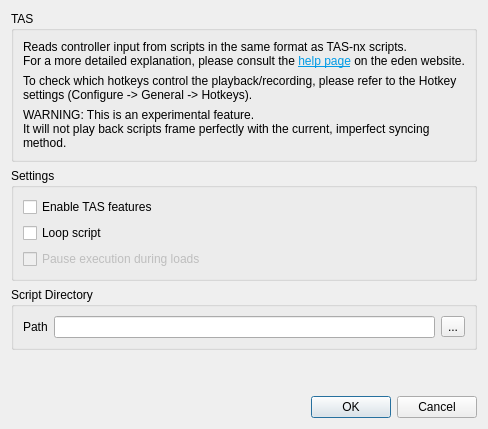
<?xml version="1.0" encoding="UTF-8"?>
<ui version="4.0">
 <class>ConfigureTas</class>
 <widget class="QDialog" name="ConfigureTas">
  <layout class="QVBoxLayout" name="verticalLayout_1">
   <item>
    <layout class="QHBoxLayout" name="horizontalLayout_1">
     <item>
      <widget class="QGroupBox" name="groupBox_1">
       <property name="title">
        <string>TAS</string>
       </property>
       <layout class="QGridLayout" name="gridLayout_1">
        <item row="0" column="0" colspan="4">
         <widget class="QLabel" name="label_1">
          <property name="text">
           <string>&lt;html&gt;&lt;head/&gt;&lt;body&gt;&lt;p&gt;Reads controller input from scripts in the same format as TAS-nx scripts.&lt;br/&gt;For a more detailed explanation, please consult the &lt;a href=&quot;https://eden-emu.org/help/feature/tas/&quot;&gt;&lt;span style=&quot; text-decoration: underline; color:#039be5;&quot;&gt;help page&lt;/span&gt;&lt;/a&gt; on the eden website.&lt;/p&gt;&lt;/body&gt;&lt;/html&gt;</string>
          </property>
          <property name="openExternalLinks">
           <bool>true</bool>
          </property>
         </widget>
        </item>
        <item row="1" column="0" colspan="4">
         <widget class="QLabel" name="label_2">
          <property name="text">
           <string>To check which hotkeys control the playback/recording, please refer to the Hotkey settings (Configure -&gt; General -&gt; Hotkeys).</string>
          </property>
          <property name="wordWrap">
           <bool>true</bool>
          </property>
         </widget>
        </item>
        <item row="2" column="0" colspan="4">
         <widget class="QLabel" name="label_3">
          <property name="text">
           <string>WARNING: This is an experimental feature.&lt;br/&gt;It will not play back scripts frame perfectly with the current, imperfect syncing method.</string>
          </property>
          <property name="wordWrap">
           <bool>true</bool>
          </property>
         </widget>
        </item>
       </layout>
      </widget>
     </item>
    </layout>
   </item>
   <item>
    <layout class="QHBoxLayout" name="horizontalLayout_2">
     <item>
      <widget class="QGroupBox" name="groupBox_2">
       <property name="title">
        <string>Settings</string>
       </property>
       <layout class="QGridLayout" name="gridLayout_2">
        <item row="0" column="0" colspan="4">
         <widget class="QCheckBox" name="tas_enable">
          <property name="text">
           <string>Enable TAS features</string>
          </property>
         </widget>
        </item>
        <item row="1" column="0" colspan="4">
         <widget class="QCheckBox" name="tas_loop_script">
          <property name="text">
           <string>Loop script</string>
          </property>
         </widget>
        </item>
        <item row="2" column="0" colspan="4">
         <widget class="QCheckBox" name="tas_pause_on_load">
          <property name="enabled">
           <bool>false</bool>
          </property>
          <property name="text">
           <string>Pause execution during loads</string>
          </property>
         </widget>
        </item>
       </layout>
      </widget>
     </item>
    </layout>
   </item>
   <item>
    <layout class="QHBoxLayout" name="horizontalLayout_3">
     <item>
      <widget class="QGroupBox" name="groupBox_3">
       <property name="title">
        <string>Script Directory</string>
       </property>
       <layout class="QGridLayout" name="gridLayout_3">
        <item row="0" column="0">
         <widget class="QLabel" name="label_4">
          <property name="text">
           <string>Path</string>
          </property>
         </widget>
        </item>
        <item row="0" column="3">
         <widget class="QToolButton" name="tas_path_button">
          <property name="text">
           <string>...</string>
          </property>
         </widget>
        </item>
        <item row="0" column="2">
         <widget class="QLineEdit" name="tas_path_edit"/>
        </item>
       </layout>
      </widget>
     </item>
    </layout>
   </item>
   <item>
    <spacer name="verticalSpacer">
     <property name="orientation">
      <enum>Qt::Vertical</enum>
     </property>
     <property name="sizeHint" stdset="0">
      <size>
       <width>20</width>
       <height>40</height>
      </size>
     </property>
    </spacer>
   </item>
   <item>
    <widget class="QDialogButtonBox" name="buttonBox">
     <property name="sizePolicy">
      <sizepolicy hsizetype="Preferred" vsizetype="Preferred">
       <horstretch>0</horstretch>
       <verstretch>0</verstretch>
      </sizepolicy>
     </property>
     <property name="orientation">
      <enum>Qt::Horizontal</enum>
     </property>
     <property name="standardButtons">
      <set>QDialogButtonBox::Cancel|QDialogButtonBox::Ok</set>
     </property>
    </widget>
   </item>
  </layout>
 </widget>
 <resources/>
 <connections>
  <connection>
   <sender>buttonBox</sender>
   <signal>accepted()</signal>
   <receiver>ConfigureTas</receiver>
   <slot>accept()</slot>
   <hints>
    <hint type="sourcelabel">
     <x>20</x>
     <y>20</y>
    </hint>
    <hint type="destinationlabel">
     <x>20</x>
     <y>20</y>
    </hint>
   </hints>
  </connection>
  <connection>
   <sender>buttonBox</sender>
   <signal>rejected()</signal>
   <receiver>ConfigureTas</receiver>
   <slot>reject()</slot>
   <hints>
    <hint type="sourcelabel">
     <x>20</x>
     <y>20</y>
    </hint>
    <hint type="destinationlabel">
     <x>20</x>
     <y>20</y>
    </hint>
   </hints>
  </connection>
 </connections>
</ui>
